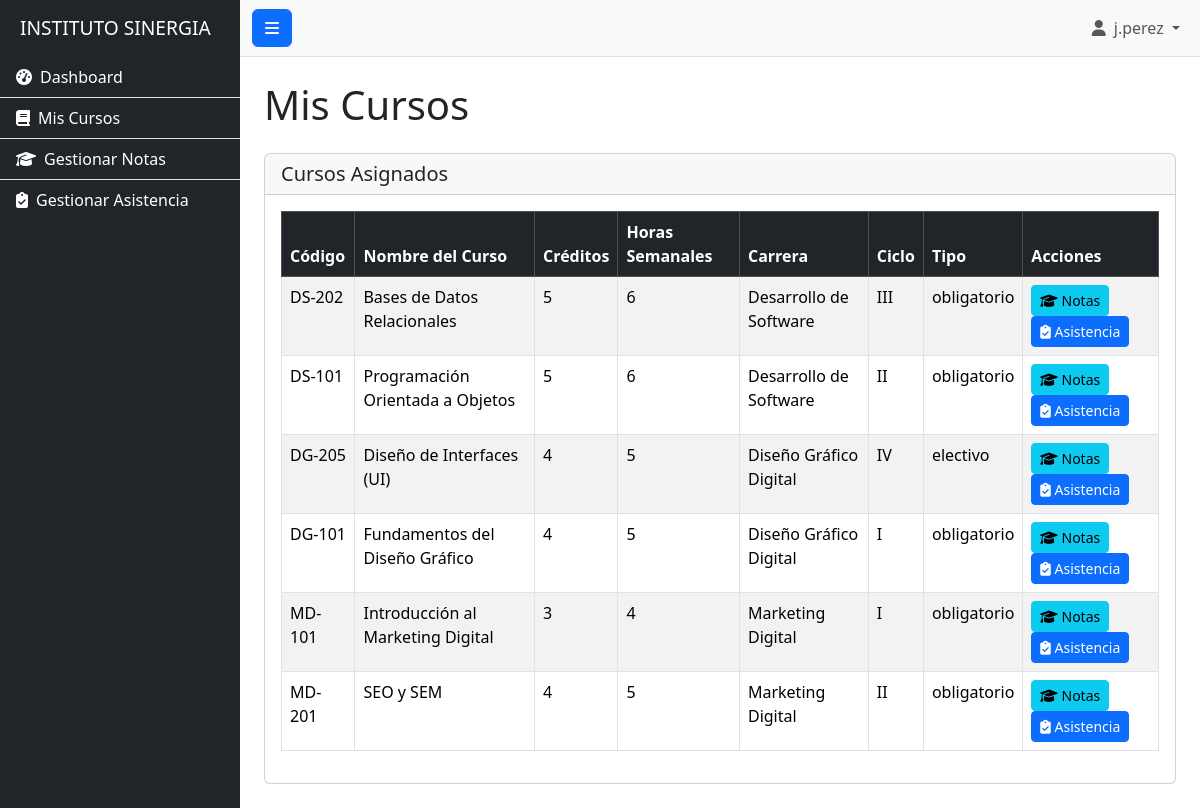
The page /vistas/docente/mis_cursos.php (signed in) on the database its author committed.
### tables this page shows
CREATE TABLE `cursos` (
  `id` INT NOT NULL AUTO_INCREMENT,
  `codigo_curso` VARCHAR(50) NOT NULL,
  `nombre_curso` VARCHAR(200) NOT NULL,
  `creditos` TINYINT NOT NULL,
  `horas_semanales` TINYINT NOT NULL,
  `id_carrera` INT NOT NULL,
  `ciclo` VARCHAR(50) NULL,
  `tipo` ENUM('obligatorio','electivo') NOT NULL DEFAULT 'obligatorio',
  `estado` ENUM('activo','inactivo') NOT NULL DEFAULT 'activo',
  `created_at` DATETIME NOT NULL DEFAULT CURRENT_TIMESTAMP,
  PRIMARY KEY (`id`),
  UNIQUE KEY `uq_cursos_codigo` (`codigo_curso`),
  KEY `idx_cursos_id_carrera` (`id_carrera`),
  CONSTRAINT `fk_cursos_carreras` FOREIGN KEY (`id_carrera`) REFERENCES `carreras` (`id`) ON UPDATE CASCADE ON DELETE RESTRICT
);

CREATE TABLE `carreras` (
  `id` INT NOT NULL AUTO_INCREMENT,
  `nombre_carrera` VARCHAR(150) NOT NULL,
  `duracion_periodos` SMALLINT NOT NULL,
  `estado` ENUM('activa','inactiva') NOT NULL DEFAULT 'activa',
  `created_at` DATETIME NOT NULL DEFAULT CURRENT_TIMESTAMP,
  PRIMARY KEY (`id`)
);

### vistas/docente/mis_cursos.php (the view, shortened to what this page needs)
<?php
require_once 'layout/header.php';
require_once '../../config/conexion.php';
$id_user_docente = $_SESSION['user_id'];
$stmt_docente_id = $conexion->prepare("SELECT id FROM docentes WHERE id_user = ?");
$stmt_docente_id->bind_param("i", $id_user_docente);
$stmt_docente_id->execute();
$resultado_docente_id = $stmt_docente_id->get_result();
$docente_data = $resultado_docente_id->fetch_assoc();
$id_docente = $docente_data['id'] ?? 0;
$cursos = [];
if ($id_docente > 0) {
    $query_cursos = "SELECT c.id, c.codigo_curso, c.nombre_curso, c.creditos, c.horas_semanales, ca.nombre_carrera, c.ciclo, c.tipo
                     FROM cursos c
                     JOIN carreras ca ON c.id_carrera = ca.id
                     WHERE c.estado = 'activo'
                     ORDER BY ca.nombre_carrera, c.nombre_curso ASC";
    $resultado_cursos = $conexion->query($query_cursos);
    if ($resultado_cursos) {
        while ($curso = $resultado_cursos->fetch_assoc()) {
            $cursos[] = $curso;
        }
    }
}
?>
<h1 class="mb-4">Mis Cursos</h1>
<div class="card">
    <div class="card-header">
        <h5 class="mb-0">Cursos Asignados</h5>
    </div>
    <div class="card-body">
        <div class="table-responsive">
            <table class="table table-striped table-bordered table-hover">
                <thead class="table-dark">
                    <tr>
                        <th>Código</th>
                        <th>Nombre del Curso</th>
                        <th>Créditos</th>
                        <th>Horas Semanales</th>
                        <th>Carrera</th>
                        <th>Ciclo</th>
                        <th>Tipo</th>
                        <th>Acciones</th>
                    </tr>
                </thead>
                <tbody>
                    <?php if (!empty($cursos)): ?>
                        <?php foreach($cursos as $curso): ?>
                            <tr>
                                <td><?php echo htmlspecialchars($curso['codigo_curso']); ?></td>
                                <td><?php echo htmlspecialchars($curso['nombre_curso']); ?></td>
                                <td><?php echo htmlspecialchars($curso['creditos']); ?></td>
                                <td><?php echo htmlspecialchars($curso['horas_semanales']); ?></td>
                                <td><?php echo htmlspecialchars($curso['nombre_carrera']); ?></td>
                                <td><?php echo htmlspecialchars($curso['ciclo']); ?></td>
                                <td><?php echo htmlspecialchars($curso['tipo']); ?></td>
                                <td>
                                    <a href="gestionar_notas_curso.php?id_curso=<?php echo $curso['id']; ?>" class="btn btn-sm btn-info" title="Gestionar Notas">
                                        <i class="fas fa-graduation-cap"></i> Notas
                                    </a>
                                    <a href="gestionar_asistencia_curso.php?id_curso=<?php echo $curso['id']; ?>" class="btn btn-sm btn-primary" title="Gestionar Asistencia">
                                        <i class="fas fa-clipboard-check"></i> Asistencia
                                    </a>
                                </td>
                            </tr>
                        <?php endforeach; ?>
                    <?php else: ?>
                        <tr>
                            <td colspan="8" class="text-center">No tienes cursos asignados o no hay cursos activos.</td>
                        </tr>
                    <?php endif; ?>
                </tbody>
            </table>
        </div>
    </div>
</div>
<?php
require_once 'layout/footer.php';
?>

### vistas/docente/layout/header.php (shortened to what this page needs)
<!DOCTYPE html>
<html lang="es">
<head>
    <link href="https://cdn.jsdelivr.net/npm/bootstrap@5.3.2/dist/css/bootstrap.min.css" rel="stylesheet">
    <link href="https://cdnjs.cloudflare.com/ajax/libs/font-awesome/6.4.0/css/all.min.css" rel="stylesheet">
    <link rel="stylesheet" href="../../assets/css/estilos.css">
</head>
<body>
<div class="d-flex" id="wrapper">
    <div class="bg-dark border-right" id="sidebar-wrapper">
        <div class="sidebar-heading text-white">INSTITUTO SINERGIA</div>
        <div class="list-group list-group-flush">
            <a href="dashboard.php" class="list-group-item list-group-item-action bg-dark text-white">
                <i class="fas fa-tachometer-alt me-2"></i>Dashboard
            </a>
            <a href="mis_cursos.php" class="list-group-item list-group-item-action bg-dark text-white">
                <i class="fas fa-book me-2"></i>Mis Cursos
            </a>
            <a href="gestionar_notas.php" class="list-group-item list-group-item-action bg-dark text-white">
                <i class="fas fa-graduation-cap me-2"></i>Gestionar Notas
            </a>
            <a href="gestionar_asistencia.php" class="list-group-item list-group-item-action bg-dark text-white">
                <i class="fas fa-clipboard-check me-2"></i>Gestionar Asistencia
            </a>
        </div>
    </div>
    <div id="page-content-wrapper">
        <nav class="navbar navbar-expand-lg navbar-light bg-light border-bottom">
            <div class="container-fluid">
                <button class="btn btn-primary" id="menu-toggle"><i class="fas fa-bars"></i></button>
                <div class="collapse navbar-collapse" id="navbarSupportedContent">
                    <ul class="navbar-nav ms-auto mt-2 mt-lg-0">
                        <li class="nav-item dropdown">
                            <a class="nav-link dropdown-toggle" href="#" id="navbarDropdown" role="button" data-bs-toggle="dropdown" aria-haspopup="true" aria-expanded="false">
                                <i class="fas fa-user me-2"></i><?php echo htmlspecialchars($_SESSION['username']); ?>
                            </a>
                        </li>
                    </ul>
                </div>
            </div>
        </nav>
        <div class="container-fluid p-4">

### vistas/docente/layout/footer.php (shortened to what this page needs)
        </div>
    </div>
</div>
</body>
</html>

### assets/css/estilos.css (style rules this page uses)
body { overflow-x: hidden; }
#sidebar-wrapper { min-height: 100vh; margin-left: -15rem; transition: margin .25s ease-out; }
#sidebar-wrapper .sidebar-heading { padding: 0.875rem 1.25rem; font-size: 1.2rem; }
#sidebar-wrapper .list-group { width: 15rem; }
#page-content-wrapper { min-width: 100vw; }
@media (min-width: 768px) { #sidebar-wrapper { margin-left: 0; } }
@media (min-width: 768px) { #page-content-wrapper { min-width: 0; width: 100%; } }

### rows shown on the page
cursos: codigo_curso "DS-202", nombre_curso "Bases de Datos Relacionales", creditos "5", horas_semanales "6", id_carrera.nombre_carrera "Desarrollo de Software", ciclo "III", tipo "obligatorio"
cursos: codigo_curso "DS-101", nombre_curso "Programación Orientada a Objetos", creditos "5", horas_semanales "6", id_carrera.nombre_carrera "Desarrollo de Software", ciclo "II", tipo "obligatorio"
cursos: codigo_curso "DG-205", nombre_curso "Diseño de Interfaces (UI)", creditos "4", horas_semanales "5", id_carrera.nombre_carrera "Diseño Gráfico Digital", ciclo "IV", tipo "electivo"
cursos: codigo_curso "DG-101", nombre_curso "Fundamentos del Diseño Gráfico", creditos "4", horas_semanales "5", id_carrera.nombre_carrera "Diseño Gráfico Digital", ciclo "I", tipo "obligatorio"
cursos: codigo_curso "MD-101", nombre_curso "Introducción al Marketing Digital", creditos "3", horas_semanales "4", id_carrera.nombre_carrera "Marketing Digital", ciclo "I", tipo "obligatorio"
cursos: codigo_curso "MD-201", nombre_curso "SEO y SEM", creditos "4", horas_semanales "5", id_carrera.nombre_carrera "Marketing Digital", ciclo "II", tipo "obligatorio"

### other values the page prints
$_SESSION['username'] "j.perez"
